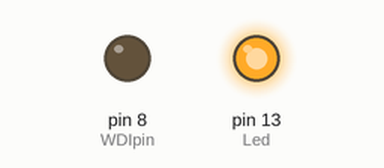
Simulated run of this sketch. Board: Arduino Uno, built with avr-gcc and run on an emulated ATmega328P. Shown: output pins drawn as LEDs (lit = HIGH). What the sketch prints to the serial monitor is not drawn.

Above: at 0.1 s.
Timing chart, 0 to 1.6 s (numbered marks = the images above):
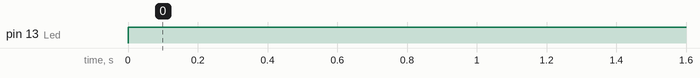

The sketch:

Watchdog_Timeout.ino
```cpp
//******************************************************************************** PQ Training Kit, ORION Space *********************************************************************************************
//******************************************************************************** Watchdog Reset time Test     *********************************************************************************************
//This program is an example to test Watchdog Reset timeout period. The timeout is controlled using three DIP switches(SW3) connected to OBC of PQ Training Kit.
//The OBC is restarted once the timeout is reached. To avoid this, remove comment 'toggleWDI()'
// Concept of Watchdog: If the input in Watchdog Input Pin(WDI) is not toggled within the watchdog restart time, Watchdog generates LOW signal at Watchdog Output Pin (WDO)
// This concept can be used to avoid satellite from Single Event Upset.

int Led=13;
int WDIpin=8;  //Watchdog Input Pin
boolean WDIStatus=HIGH; //Storing status of Toggle Pin

void setup() {
 Serial.begin(9600);
 pinMode(Led,OUTPUT);
 pinMode(WDIpin,OUTPUT);

}
void loop() {
 //toggleWDI();   //Uncomment this line to avoid restart time out
digitalWrite(Led,HIGH);
Serial.println(millis());

}

void toggleWDI()
{
  //This function toggles the Watchdog Input Pin
  WDIStatus=!WDIStatus;
  digitalWrite(WDIpin,WDIStatus);
}
```

Measured:
- by itself, pin 13 (Led): LOW → HIGH at 0.00 s
